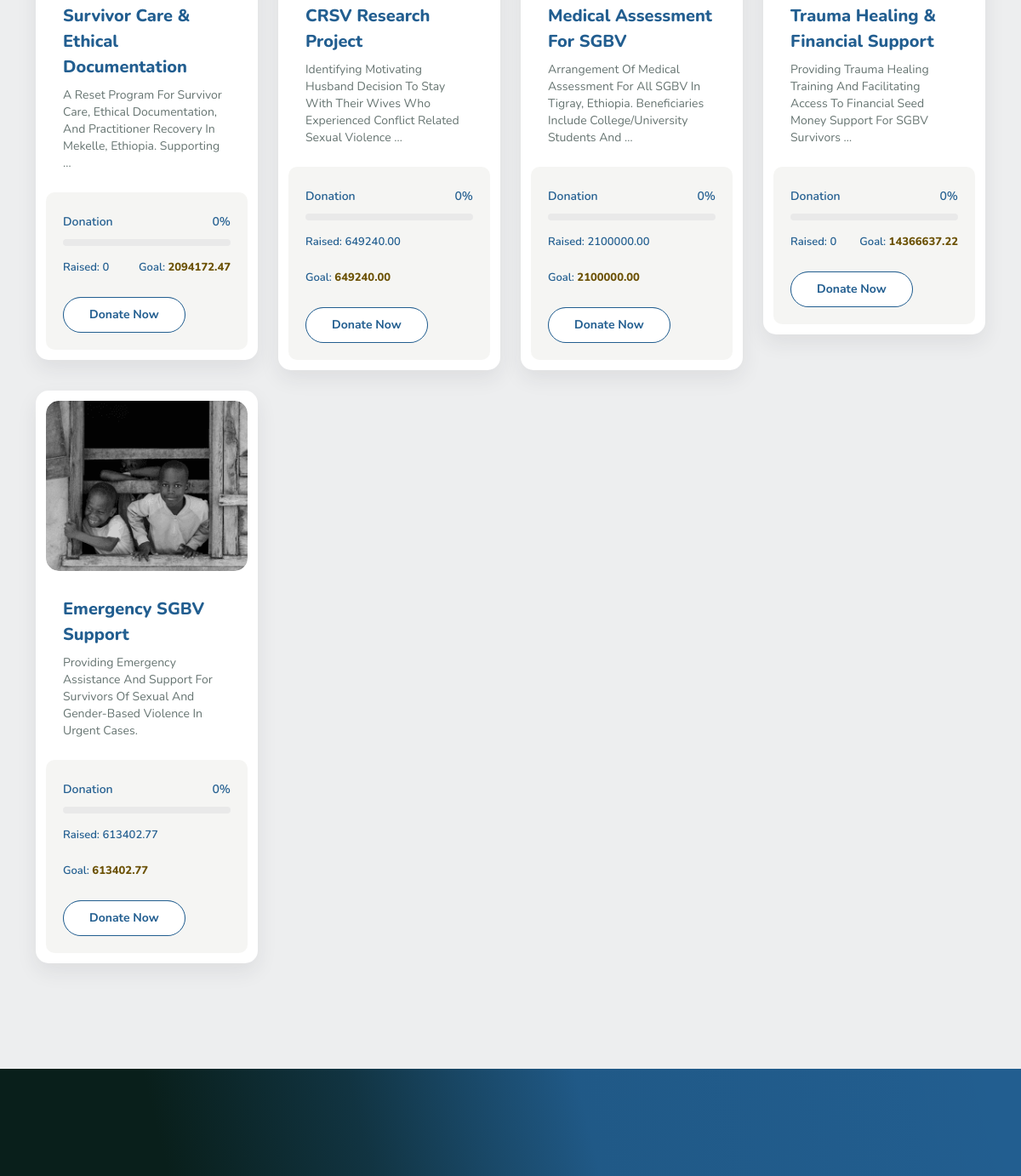
Before: /causes/ (middle part) with the older database file.
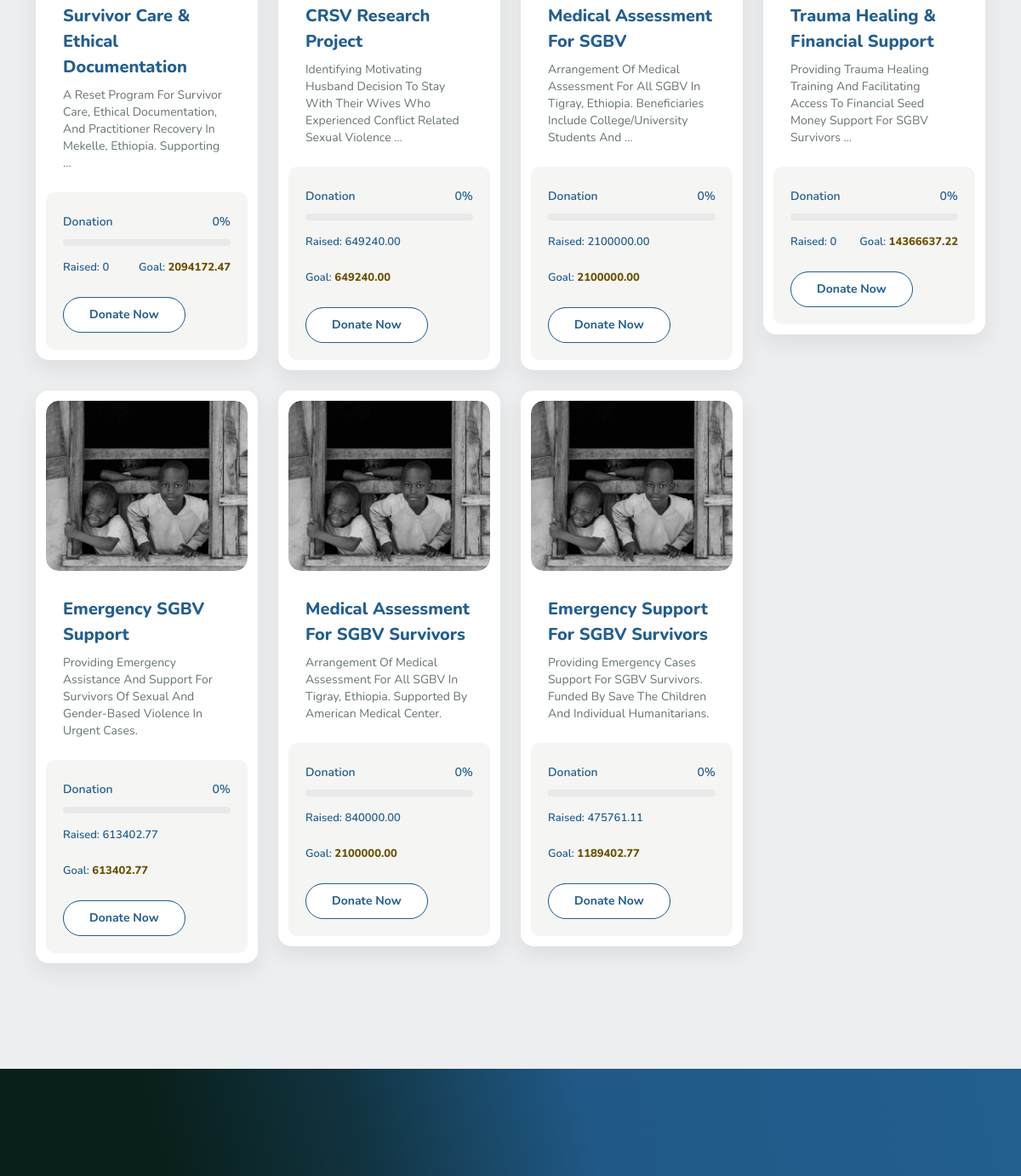
After: the same page with the newer database file.
### web/models.py (models this page shows, shortened)
class Program(models.Model):
    title = models.CharField(max_length=255)
    slug = models.SlugField(unique=True, blank=True)
    image = models.ImageField(upload_to='programs/')
    description = models.TextField()
    impact_stats = models.CharField(max_length=255, help_text="e.g. 500+ Children Supported", blank=True, null=True)
    goal = models.DecimalField(max_digits=12, decimal_places=2, default=0.00)
    raised = models.DecimalField(max_digits=12, decimal_places=2, default=0.00)
    is_active = models.BooleanField(default=True)
    created_at = models.DateTimeField(auto_now_add=True)
    @property
    def get_percentage(self):
        if self.goal <= 0:
            return 0
        return (self.raised / self.goal) * 100

### web/views.py (the view)
# urls.py: path('causes/', views.CauseListView.as_view(), name='causes'),
class CauseListView(ListView):
    model = Program
    template_name = 'cause.html'
    context_object_name = 'causes'

### web/context_processors.py (called while the page is built)
def site_context(request):
    settings = SiteSettings.objects.first()
    partners = Partner.objects.all()
    return {
        'site_settings': settings,
        'all_partners': partners,
    }

### templates/cause.html (shortened to what this page needs)
{% extends "base.html" %}
{% load static %}
{% block content %}
<section class="cause section-padding">
    <div class="container">
        <div class="row">
            {% for p in causes %}
            <div class="col-xl-3 col-lg-4 col-md-6 mb-4">
                <div class="cause__slider-single">
                    <div class="thumb">
                        <a href="{% url 'web:cause_detail' p.slug %}">
                            {% if p.image %}
                            <img src="{{ p.image.url }}" alt="{{ p.title }}">
                            {% else %}
                            <img src="{% static 'images/1.png' %}" alt="{{ p.title }}">
                            {% endif %}
                        </a>
                    </div>
                    <div class="content">
                        <h6><a href="{% url 'web:cause_detail' p.slug %}">{{ p.title }}</a></h6>
                        <p>{{ p.description|truncatewords:15 }}</p>
                    </div>
                    <div class="cause__slider-cta">
                        <div class="cause__progress progress-bar-single">
                            <div class="cause-progress__intro">
                                <p><span>Donation</span>
                                    <span class="percent-value">{{ p.get_percentage|floatformat:0 }}%</span>
                                </p>
                            </div>
                            <div class="cause-progress__bar">
                                <div class="progress-bar-wrapper" data-percent="{{ p.get_percentage|floatformat:0 }}%">
                                    <div class="progress-bar">
                                    </div>
                                </div>
                            </div>
                            <div class="cause-progress__goal">
                                <p>Raised: <span class="raised">{{ p.raised|default:"0" }}</span></p>
                                <p>Goal: <span class="goal">{{ p.goal|default:"0" }}</span></p>
                            </div>
                        </div>
                        <div class="cause__cta">
                            <a href="{% url 'web:donate' %}" class="btn--secondary">Donate Now</a>
                        </div>
                    </div>
                </div>
            </div>
            {% empty %}
            <div class="col-12 text-center">
                <p>No causes found.</p>
            </div>
            {% endfor %}
        </div>
    </div>
</section>
{% endblock %}

Changed rows visible on the page:
added Program: title "Medical Assessment For SGBV Survivors", description "Arrangement Of Medical Assessment For All SGBV In Tigray, Ethiopia. Supported By American Medical Center.", raised "840000.00", goal "2100000.00"
added Program: title "Emergency Support For SGBV Survivors", description "Providing Emergency Cases Support For SGBV Survivors. Funded By Save The Children And Individual Humanitarians.", raised "475761.11", goal "1189402.77"
